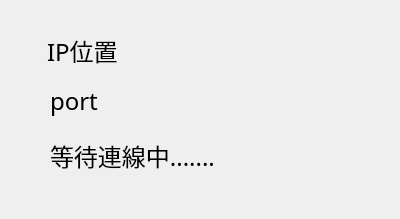
<?xml version="1.0" encoding="UTF-8"?>
<ui version="4.0">
 <class>HostDialog</class>
 <widget class="QDialog" name="HostDialog">
  <property name="geometry">
   <rect>
    <x>0</x>
    <y>0</y>
    <width>400</width>
    <height>219</height>
   </rect>
  </property>
  <property name="windowTitle">
   <string>等待連線</string>
  </property>
  <widget class="QLabel" name="ipLabel">
   <property name="geometry">
    <rect>
     <x>47</x>
     <y>30</y>
     <width>81</width>
     <height>41</height>
    </rect>
   </property>
   <property name="font">
    <font>
     <family>Agency FB</family>
     <pointsize>18</pointsize>
    </font>
   </property>
   <property name="text">
    <string>IP位置</string>
   </property>
  </widget>
  <widget class="QLabel" name="porLabel">
   <property name="geometry">
    <rect>
     <x>50</x>
     <y>80</y>
     <width>58</width>
     <height>41</height>
    </rect>
   </property>
   <property name="font">
    <font>
     <family>Agency FB</family>
     <pointsize>18</pointsize>
    </font>
   </property>
   <property name="text">
    <string>port</string>
   </property>
  </widget>
  <widget class="QLabel" name="ip">
   <property name="geometry">
    <rect>
     <x>150</x>
     <y>40</y>
     <width>211</width>
     <height>31</height>
    </rect>
   </property>
   <property name="font">
    <font>
     <family>Agency FB</family>
     <pointsize>18</pointsize>
    </font>
   </property>
   <property name="text">
    <string/>
   </property>
  </widget>
  <widget class="QLabel" name="port">
   <property name="geometry">
    <rect>
     <x>160</x>
     <y>90</y>
     <width>201</width>
     <height>31</height>
    </rect>
   </property>
   <property name="font">
    <font>
     <family>Agency FB</family>
     <pointsize>18</pointsize>
    </font>
   </property>
   <property name="text">
    <string/>
   </property>
  </widget>
  <widget class="QLabel" name="message">
   <property name="geometry">
    <rect>
     <x>50</x>
     <y>140</y>
     <width>301</width>
     <height>31</height>
    </rect>
   </property>
   <property name="font">
    <font>
     <family>Agency FB</family>
     <pointsize>18</pointsize>
    </font>
   </property>
   <property name="text">
    <string>等待連線中.......</string>
   </property>
  </widget>
 </widget>
 <resources/>
 <connections/>
</ui>
